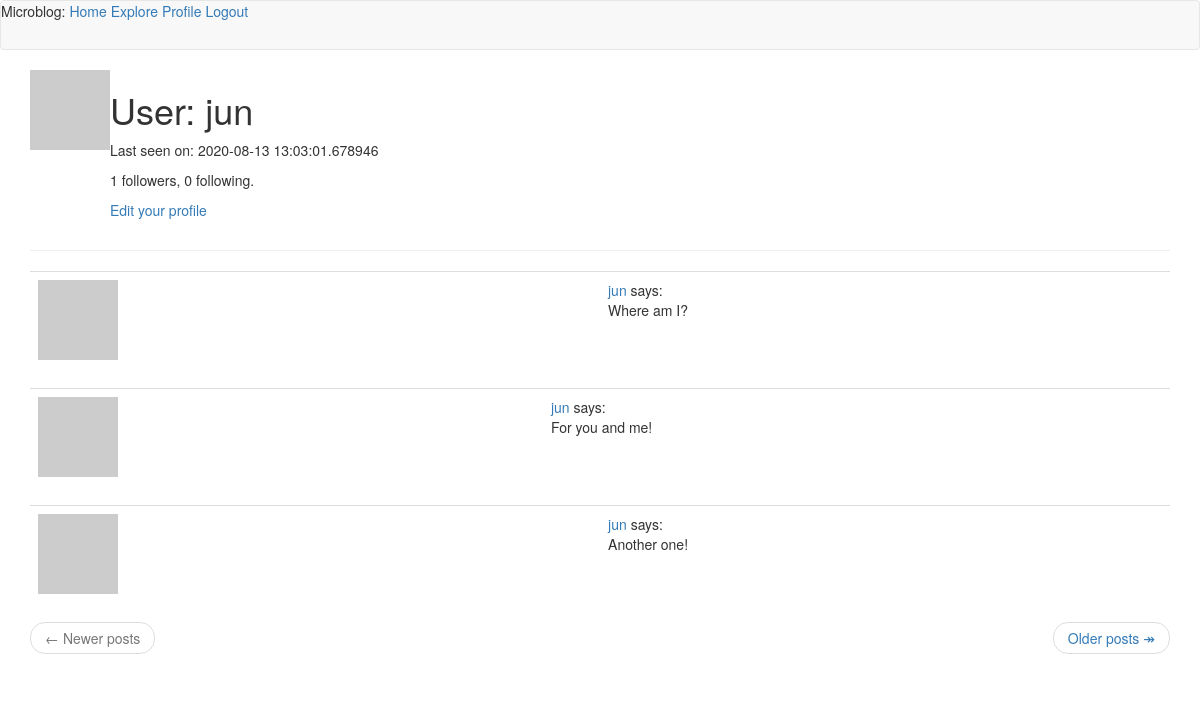
The app's page /user/jun (signed in), older data.
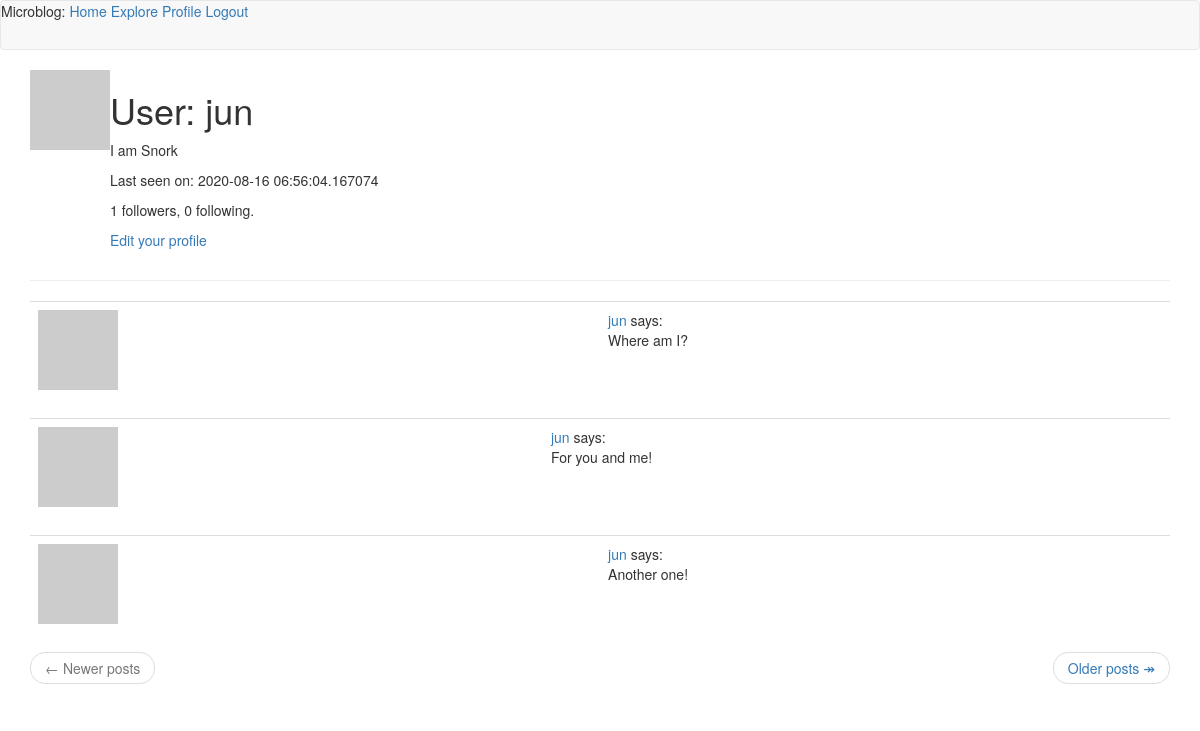
The same page, newer data.
### app/models.py (models this page shows, shortened)
class User(UserMixin, db.Model):
    id = db.Column(db.Integer, primary_key=True)
    username = db.Column(db.String(64), index=True, unique=True)
    email = db.Column(db.String(120), index=True, unique=True)
    password_hash = db.Column(db.String(128))
    posts = db.relationship('Post', backref='author', lazy='dynamic')
    about_me = db.Column(db.String(140))
    last_seen = db.Column(db.DateTime, default=datetime.utcnow)
    followed = db.relationship(
        'User',
        secondary=followers,
        primaryjoin=(followers.c.follower_id == id),
        secondaryjoin=(followers.c.followed_id == id),
        backref=db.backref('followers', lazy='dynamic'),
        lazy='dynamic'
    )
    def avatar(self, size):
        digest = md5(self.email.lower().encode('utf-8')).hexdigest()
        return f'https://www.gravatar.com/avatar/{digest}?d=identicon&s={size}'

class Post(db.Model):
    id = db.Column(db.Integer, primary_key=True)
    body = db.Column(db.String(140))
    timestamp = db.Column(db.DateTime, index=True, default=datetime.utcnow)
    user_id = db.Column(db.Integer, db.ForeignKey('user.id'))

### app/routes.py (the view)
@app.route('/user/<username>')
@login_required
def user(username):
    user = User.query.filter_by(username=username).first_or_404()
    page = request.args.get('page', 1, type=int)
    posts = user.posts.order_by(Post.timestamp.desc()).paginate(
        page, app.config['POSTS_PER_PAGE'], False)
    next_url = url_for('user', username=user.username, page=posts.next_num) \
        if posts.has_next else None
    prev_url = url_for('user', username=user.username, page=posts.prev_num) \
        if posts.has_prev else None
    form = EmptyForm()
    return render_template('user.html', user=user, posts=posts.items, next_url=next_url,
                           prev_url=prev_url, form=form)

### app/models.py (called while the page is built)
@login.user_loader
def load_user(id):
    return User.query.get(int(id))

### app/routes.py (called while the page is built)
@app.before_request
def before_request():
    if current_user.is_authenticated:
        current_user.last_seen = datetime.utcnow()
        db.session.commit()

### app/templates/user.html (shortened to what this page needs)
{% extends "base.html" %}
{% block app_content %}
    <table>
        <tr valign="top">
            <td><img src="{{ user.avatar(128) }}"></td>
            <td>
                <h1>User: {{ user.username }}</h1>
                {% if user.about_me %}<p>{{ user.about_me }}</p>{% endif %}
                {% if user.last_seen %}<p>Last seen on: {{ user.last_seen }}</p>{% endif %}
                <p>{{ user.followers.count() }} followers, {{ user.followed.count() }} following.</p>
                {% if user == current_user %}
                <p><a href="{{ url_for('edit_profile') }}">Edit your profile</a></p>
                {% endif %}
            </td>
        </tr>
    </table>
    <hr>
    {% for post in posts %}
        {% include '_post.html' %}
    {% endfor %}
    <nav aria-label="...">
        <ul class="pager">
          <li class="previous{% if not prev_url %} disabled {% endif %}">
            <a href="{{ prev_url or '#' }}">
              <span aria-hidden="true">&larr;</span> Newer posts
            </a>
          </li>
          <li class="next{% if not next_url %} disabled{% endif %}">
            <a href="{{ next_url or '#' }}">
              Older posts <span aria-hidden="true">&Rarr;</span>
            </a>
          </li>
        </ul>
      </nav>
{% endblock %}

### app/templates/base.html (shortened to what this page needs)
{% extends 'bootstrap/base.html' %}
{% block navbar %}
<nav class="navbar navbar-default">
  Microblog:
  <a href="{{ url_for('index') }}">Home</a>
  <a href="{{ url_for('explore' )}}">Explore</a>
  {% if current_user.is_anonymous %}
  <a href="{{ url_for('login') }}">Login</a>
  {% else %}
  <a href="{{ url_for('user', username=current_user.username) }}">Profile</a>
  <a href="{{ url_for('logout') }}">Logout</a>
  {% endif %}
</nav>
{% endblock %}
{% block content %}
<div class="container">
    {% block app_content %}{% endblock %}
</div>
{% endblock %}

### app/templates/_post.html
<table class="table table-hover">
  <tr>
    <td widtth="70px">
      <a href="{{ url_for('user', username=post.author.username) }}">
      <img src="{{ post.author.avatar(70) }}" />
    </td>
    <td>
      <a href="{{ url_for('user', username=post.author.username) }}">
        {{ post.author.username }}
      </a>
      says:<br />{{ post.body }}
    </td>
  </tr>
</table>

Row changes from the older to the newer data that the page shows:
changed User "jun": about_me (not shown) → "I am Snork"; last_seen "2020-08-13 13:03:01.678946" → "2020-08-16 06:56:04.167074"
